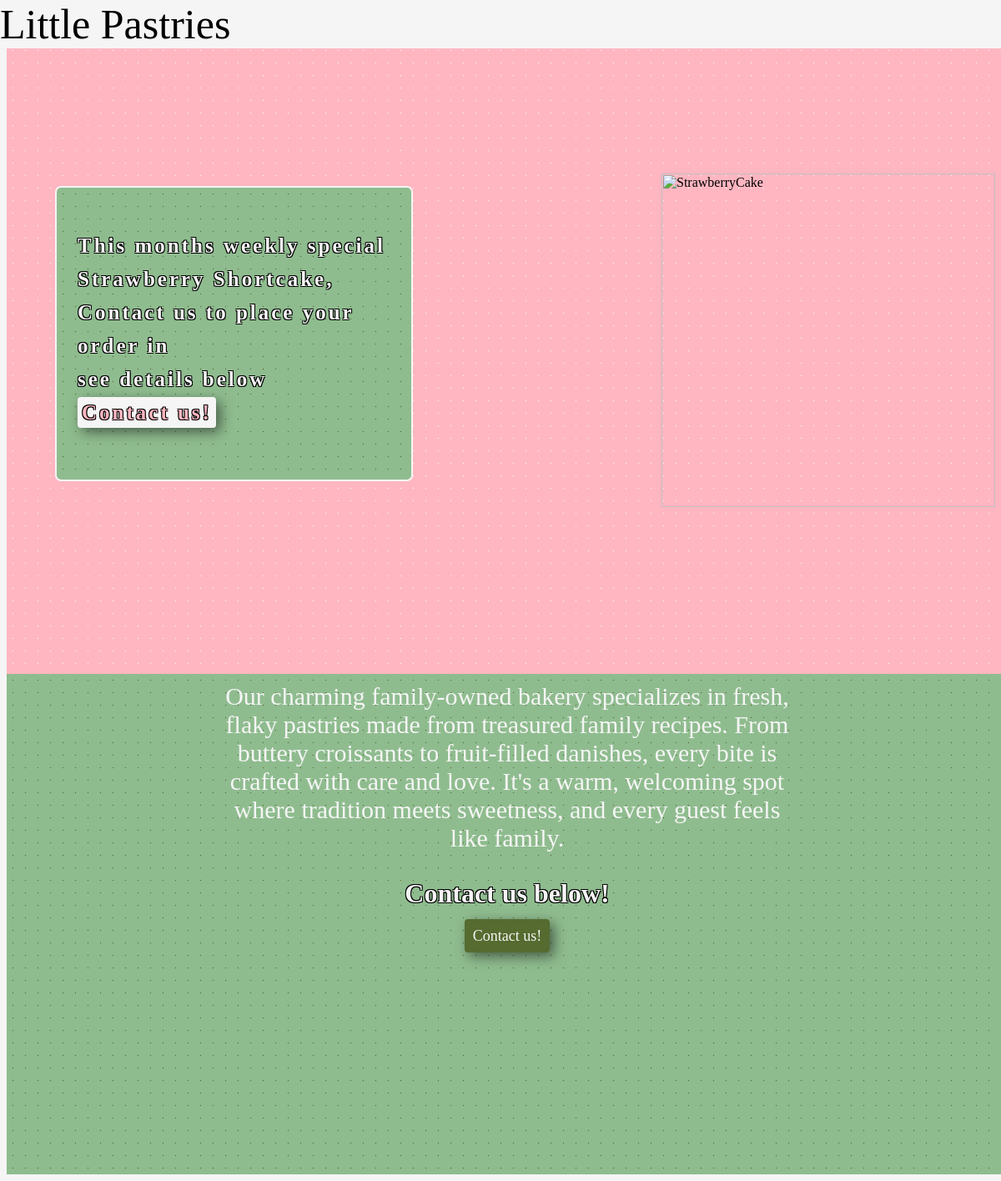
The page / on the database its author committed.
### BakeryHome/models.py (models this page shows, shortened)
class BakeryInfo(models.Model):
    BakeryName = models.CharField(max_length=64)
    BakeryDescription = models.TextField(default="")

### BakeryHome/views.py (the view)
# urls.py: path('', views.homeView, name='homePage'),
def homeView(request):
    InfoDict = {
        'Info' : BakeryInfo.objects.first(),
    }
    return render(request, 'home.html', InfoDict)

### BakeryHome/templates/home.html
{% load static %}
<html class="page">
    <head>
        <link rel="stylesheet" href="{%static 'BakeryHome/home.css'%}">
    </head>
    <body>
        <div class="top-bar">
            <a href="/" class="top-bar-name">{{Info.BakeryName}}</a>
        </div>
        <div class="home-main">
           <h1 class="cake-text">
                This months weekly special<br>
                Strawberry Shortcake,<br>
                Contact us to place your order in<br>
                see details below<br>
                <a href="/contact-us" class="weekly-special-contact">Contact us!</a>
           </h1>
            <img src="{% static 'BakeryHome/images/Cake.png' %}" alt="StrawberryCake" class="cake-image">
        </div>
        <div class="home-bottom">
            <p class="bakery-description">{{Info.BakeryDescription}}</p>
            <h1 class="bottom-text"> Contact us below!</h1>
            <a href="/contact-us" class="contact-bottom-text">Contact us!</a>
        </div>
    </body>
</html>

### BakeryHome/static/BakeryHome/home.css (style rules this page uses)
.page { background-color: whitesmoke; }
.top-bar { background-color: #f5f5f5; position: fixed; top: 0; left:0; width: 100%; max-height: fit-content; }
.top-bar-name { font-family: cursive; font-size: 50px; text-decoration: none; color: black; }
.home-main { display: flex; padding-top: 200px; background-color:lightpink; background-image: radial-gradient(whitesmoke 4%, transparent 10%); background-size: 15px 15px; width: 100vw; height: 600px; }
.cake-text { color: whitesmoke; background-color: darkseagreen; background-image: radial-gradient(darkolivegreen 4%, transparent 10%); background-size: 15px 15px; padding-left: 25px; padding-top: 50px; margin-left: 60px; width: 400px; height: 300px; font-size: 25px; font-family:cursive; letter-spacing: 3px; line-height: 40px; border-radius: 5px; outline: 2px solid whitesmoke; text-shadow: -1px -1px black, -1px 1px black, 1px -1px black, 1px 1px black; }
.weekly-special-contact { text-decoration: none; background-color: whitesmoke; color: lightpink; border-radius: 4px; padding: 5px; box-shadow: 5px 5px 15px rgba(0, 0, 0, 0.5); }
.cake-image { width: 400px; height: 400px; padding-left: 300px; }
.home-bottom { background-color: darkseagreen; background-image: radial-gradient(darkolivegreen 4%, transparent 10%); background-size: 15px 15px; width: 100vw; height: 600px; text-align: center; }
.bakery-description { color: whitesmoke; font-size: 30px; font-family: cursive; max-width: 700px; margin: 0 auto; text-align: center; padding-top: 10px; }
.contact-bottom-text { text-decoration: none; background-color: darkolivegreen; color: whitesmoke; font-size: large; font-family: cursive; border-radius: 4px; padding: 10px; box-shadow: 5px 5px 15px rgba(0, 0, 0, 0.5); }
.bottom-text { color: whitesmoke; padding-top: 10px; text-shadow: -1px -1px black, -1px 1px black, 1px -1px black, 1px 1px black; }

### rows shown on the page
BakeryInfo: BakeryName "Little Pastries", BakeryDescription "Our charming family-owned bakery specializes in fresh, flaky pastries made from treasured family recipes. From buttery croissants to fruit-filled danishes, every bite is crafted with care and love. It's a warm, welcoming spot where tradition meets sweetness, and every guest feels like family."
